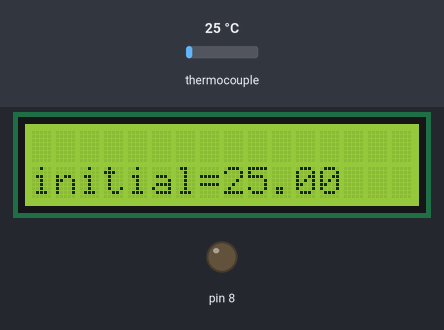
A sketch run on a simulated Arduino Uno, built with avr-gcc and run on an emulated ATmega328P. Shown: 16×2 character LCD, output pins drawn as LEDs (lit = HIGH). Inputs (shaded band) come from the test bench; at power-on: thermocouple 25 °C. Pins used as bus, display or sensor lines are not drawn; what the sketch prints to the serial monitor is not drawn.

Above: at 1.1 s.
At 3.7 s:
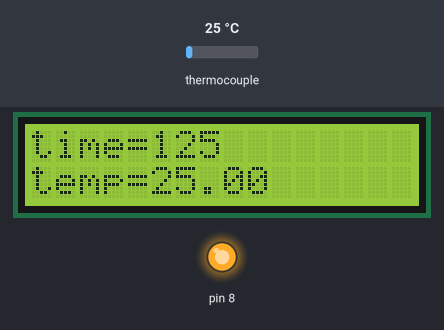
3.8 s: thermocouple set to 75 °C
At 4.6 s:
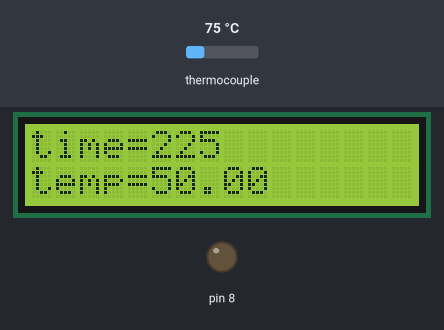
6.8 s: thermocouple set to 30 °C
At 8.0 s:
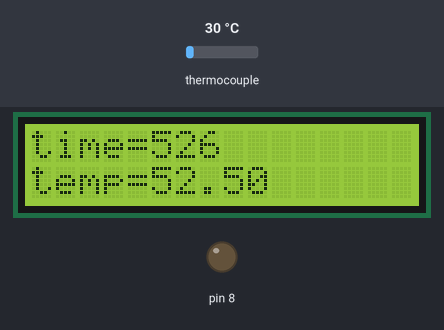
9.7 s: thermocouple set to 25 °C
At 11.0 s:
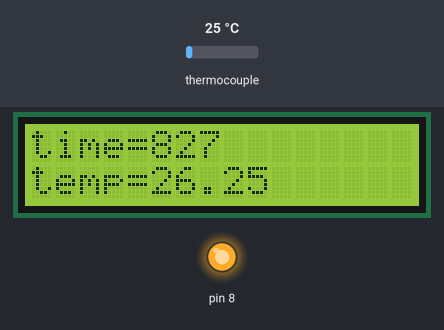
Timing chart, 0 to 12.7 s (numbered marks = the images above; inputs shaded):
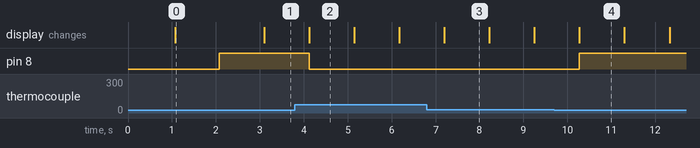

Measured:
- the behaviour switches between 27 and 26 °C on thermocouple (found by bisection; images 3 and 4)
- after the input at 3.8 s, pin 8: HIGH → LOW after 0.33 s
- after the input at 9.7 s, pin 8: LOW → HIGH after 0.58 s
- what the display in image 0 shows lasts 2.0 s, from 1.1 s to 3.1 s
- what the display in image 2 shows lasts 1.1 s, from 4.1 s to 5.2 s

The sketch:

G1_roaster.ino
```cpp
#include <max6675.h>
#include <Wire.h>
#include <LiquidCrystal_I2C.h>
LiquidCrystal_I2C lcd(0x27, 20, 4); // set the LCD address to 0x27 for a 16 chars and 2 line display

// #include <LiquidCrystal_I2C.h>
// LiquidCrystal_I2C lcd(0x27, 2, 1, 0, 4, 5, 6, 7, 3, POSITIVE); // 設定 LCD I2C 位址
int count = 0, sec = 0;
float ini_temp, temp = 0, scale = 0, target;
char st[20];
// ThermoCouple
int thermo_vcc_pin = 13;
int thermo_so_pin = 10;
int thermo_cs_pin = 11;
int thermo_sck_pin = 12;

MAX6675 thermocouple(thermo_sck_pin, thermo_cs_pin, thermo_so_pin);

String value;
void setup()
{
  lcd.begin(16, 2);
  lcd.setCursor(0, 0); // 設定游標位置在第一行行首
  // Debug console
  Serial.begin(9600);
  Serial.println("start");

  //ThermoCouple
  pinMode(thermo_vcc_pin, OUTPUT);
  digitalWrite(thermo_vcc_pin, HIGH);
  pinMode(8, OUTPUT);
  digitalWrite(8, LOW);
  delay(1000);

  ini_temp = thermocouple.readCelsius();
  lcd.setCursor(0, 1); // 設定游標位置在第一行行首
  value = String("") + "initial=" + ini_temp;
  lcd.print(value);
  scale = (150 - ini_temp) / 480;
  target = ini_temp;
  Serial.println(value);
  Serial.println(scale);
  Serial.println(target);
  delay(1000);
  digitalWrite(8, HIGH);
}

void loop()
{
  delay(250);
  temp = temp + thermocouple.readCelsius();

  count++;
  if (count == 4)
  {
    sec++;
    // temp=thermocouple.readCelsius();
    target = target + scale;
    value = String("") + "time=" + sec + "" + (int)target;
    lcd.clear();
    lcd.setCursor(0, 0); // 設定游標位置在第一行行首
    lcd.print(value);
    Serial.println(value);

    temp = temp / 4;
    value = String("") + "temp=" + temp;
    Serial.println(value);
    lcd.setCursor(0, 1); // 設定游標位置在第一行行首
    lcd.print(value);
    count = 0;
    if (sec < 840)
    {
      if (temp > target)
        digitalWrite(8, LOW);
      else
        digitalWrite(8, HIGH);
    }
    if (sec == 480)
      scale = (220.0 - 150.0) / 360;
    if (sec > 840)
    {

      if (temp > 220)

        digitalWrite(8, LOW);

      if (temp < 210)

        digitalWrite(8, HIGH);

    }
    temp = 0;
  }

}
```
